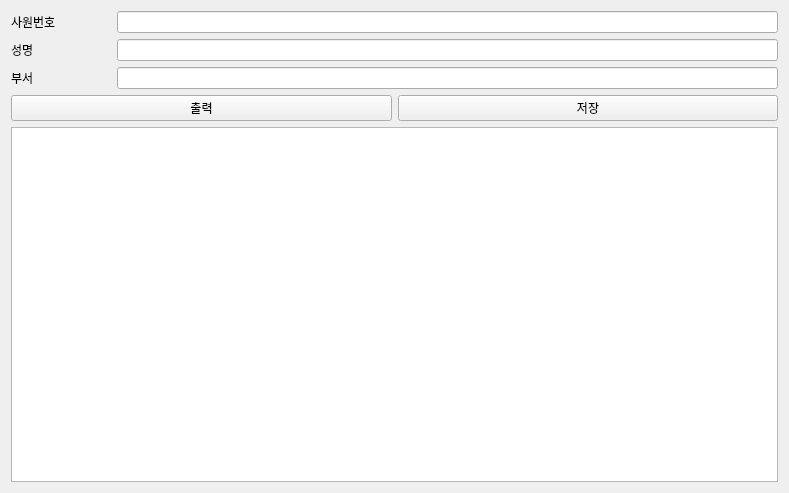
<?xml version="1.0" encoding="UTF-8"?>
<ui version="4.0">
 <class>Widget</class>
 <widget class="QWidget" name="Widget">
  <property name="geometry">
   <rect>
    <x>0</x>
    <y>0</y>
    <width>789</width>
    <height>493</height>
   </rect>
  </property>
  <property name="windowTitle">
   <string>Widget</string>
  </property>
  <layout class="QVBoxLayout" name="verticalLayout">
   <item>
    <layout class="QHBoxLayout" name="horizontalLayout">
     <item>
      <widget class="QLabel" name="label">
       <property name="minimumSize">
        <size>
         <width>100</width>
         <height>0</height>
        </size>
       </property>
       <property name="maximumSize">
        <size>
         <width>100</width>
         <height>16777215</height>
        </size>
       </property>
       <property name="text">
        <string>사원번호</string>
       </property>
      </widget>
     </item>
     <item>
      <widget class="QLineEdit" name="leNum"/>
     </item>
    </layout>
   </item>
   <item>
    <layout class="QHBoxLayout" name="horizontalLayout_2">
     <item>
      <widget class="QLabel" name="label_2">
       <property name="minimumSize">
        <size>
         <width>100</width>
         <height>0</height>
        </size>
       </property>
       <property name="maximumSize">
        <size>
         <width>100</width>
         <height>16777215</height>
        </size>
       </property>
       <property name="text">
        <string>성명</string>
       </property>
      </widget>
     </item>
     <item>
      <widget class="QLineEdit" name="leName"/>
     </item>
    </layout>
   </item>
   <item>
    <layout class="QHBoxLayout" name="horizontalLayout_7">
     <item>
      <widget class="QLabel" name="label_3">
       <property name="minimumSize">
        <size>
         <width>100</width>
         <height>0</height>
        </size>
       </property>
       <property name="maximumSize">
        <size>
         <width>100</width>
         <height>16777215</height>
        </size>
       </property>
       <property name="text">
        <string>부서</string>
       </property>
      </widget>
     </item>
     <item>
      <widget class="QLineEdit" name="lePart"/>
     </item>
    </layout>
   </item>
   <item>
    <layout class="QHBoxLayout" name="horizontalLayout_3">
     <item>
      <widget class="QPushButton" name="pbtPrint">
       <property name="text">
        <string>출력</string>
       </property>
      </widget>
     </item>
     <item>
      <widget class="QPushButton" name="pbySave">
       <property name="text">
        <string>저장</string>
       </property>
      </widget>
     </item>
    </layout>
   </item>
   <item>
    <layout class="QHBoxLayout" name="horizontalLayout_4">
     <item>
      <widget class="QTextEdit" name="textEdit"/>
     </item>
    </layout>
   </item>
  </layout>
 </widget>
 <resources/>
 <connections/>
</ui>
